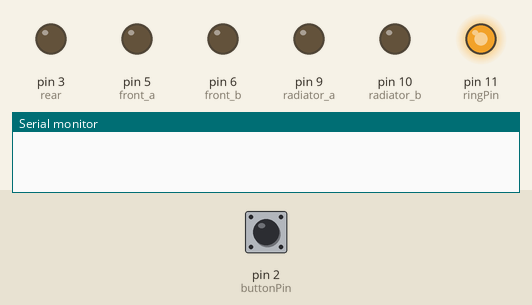
The sketch below on a simulated Arduino Uno, built with avr-gcc and run on an emulated ATmega328P. On the bench: output pins drawn as LEDs (lit = HIGH), the last lines printed to the serial monitor. The test bench sets the inputs (shaded band); at power-on: pin 2 (buttonPin) LOW.

Above: at 1.2 s.
1.3 s: pin 2 (buttonPin) pulled HIGH for 0.15 s
At 2.3 s:
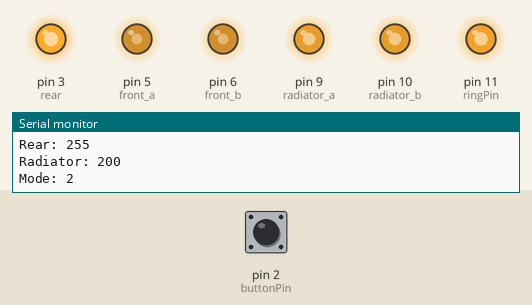
3.1 s: pin 2 (buttonPin) pulled HIGH for 1 s
At 5.0 s:
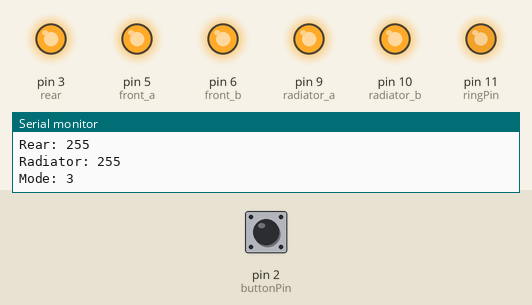
6.1 s: pin 2 (buttonPin) pulled HIGH for 0.15 s
At 7.0 s:
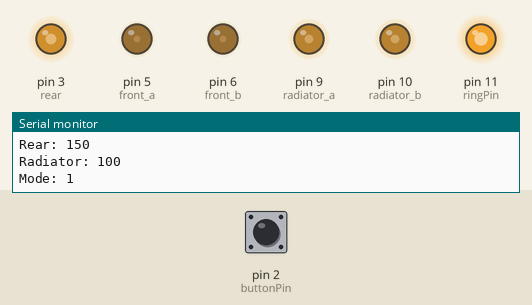
7.7 s: pin 2 (buttonPin) pulled HIGH for 3.2 s
At 8.4 s:
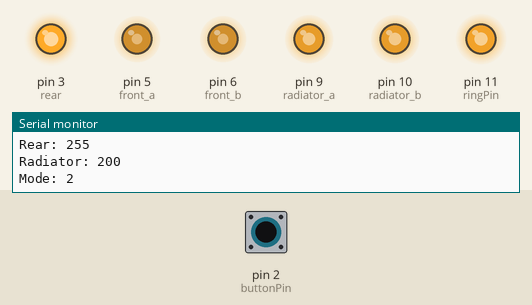
12.4 s: pin 2 (buttonPin) pulled HIGH for 0.15 s
At 13.3 s:
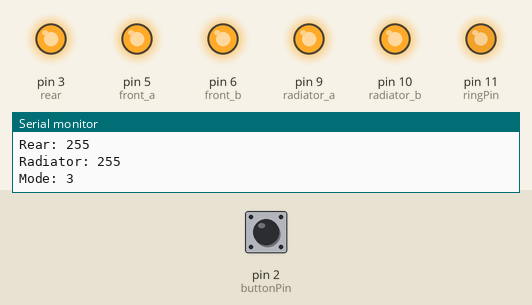
Timing chart, 0 to 15.4 s (numbered marks = the images above; inputs shaded):
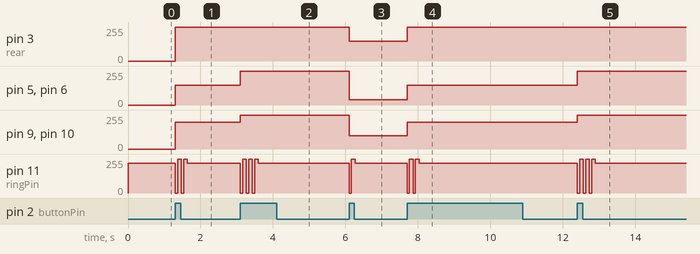

Measured:
- after the input at 1.3 s, pin 3 (rear): 0/255 → 255/255 at once; pin 5 (front_a), pin 6 (front_b): 0/255 → 150/255 at once; pin 9 (radiator_a), pin 10 (radiator_b): 0/255 → 200/255 at once
- after the input at 3.1 s, pin 5 (front_a), pin 6 (front_b): 150/255 → 255/255 at once; pin 9 (radiator_a), pin 10 (radiator_b): 200/255 → 255/255 at once; pin 11 (ringPin): 225/255 → 0/255 at once, then repeats every 0.17 s: 255/255 0.10 s, 0/255 0.07 s, until it stays 225/255 from 3.6 s
- after the input at 6.1 s, pin 3 (rear): 255/255 → 150/255 at once; pin 5 (front_a), pin 6 (front_b): 255/255 → 40/255 at once; pin 9 (radiator_a), pin 10 (radiator_b): 255/255 → 100/255 at once; pin 11 (ringPin): 225/255 → 0/255 at once, → 255/255 0.07 s later, → 225/255 0.10 s later
- after the input at 7.7 s, pin 3 (rear): 150/255 → 255/255 at once; pin 5 (front_a), pin 6 (front_b): 40/255 → 150/255 at once; pin 9 (radiator_a), pin 10 (radiator_b): 100/255 → 200/255 at once
- after the input at 12.4 s, pin 5 (front_a), pin 6 (front_b): 150/255 → 255/255 at once; pin 9 (radiator_a), pin 10 (radiator_b): 200/255 → 255/255 at once; pin 11 (ringPin): 225/255 → 0/255 at once, then repeats every 0.17 s: 255/255 0.10 s, 0/255 0.07 s, until it stays 225/255 from 12.9 s

The sketch:

fc_sketch.ino
```cpp
// 4-pin PWM Fan Controller
//
// Author: Sky
//
// Created: 2015-1-1
//
// Updated: 2015-1-3
//
//////////////////////////////////////////////////////////////////

int fanMode = 0;

// Initial Fan Speeds
int frontSpeed = 0;
int rearSpeed = 0;
int radiatorSpeed = 0;

// Button Input Pin
int buttonPin = 2;

// Led Ring Pin (PWM)
int ringPin = 11;
// Default Brightness for LED Ring
int ringBrightness = 225;

// PWM Pins
int rear = 3;
int front_a = 5;
int front_b = 6;
int radiator_a = 9;
int radiator_b = 10;

// Speaker Pin
int speakerPin = A5;

void setup() {
	// led ring output
	pinMode(ringPin, OUTPUT);
	//turn led ring on
	analogWrite(ringPin, ringBrightness);

	//button input
	pinMode(buttonPin, INPUT);

	//pwm pins
	pinMode(rear, OUTPUT);   //rear 120mm
	pinMode(front_a, OUTPUT);   //front 140mm
	pinMode(front_b, OUTPUT);   //front 140mm
	pinMode(radiator_a, OUTPUT);   //radiator 140mm
	pinMode(radiator_b, OUTPUT);  //radiator 140mm

	Serial.begin(9600);
}

void loop() {
	if ( digitalRead(buttonPin) == HIGH ) {

		// Increment the fan mode
		if ( fanMode < 2 ) {
			fanMode++;
		} else {
			fanMode = 0;
		}

		// Set the speed depending on the mode
		switch ( fanMode ) {
			case 0:
				// Silent
				frontSpeed = 40;
				rearSpeed = 150;
				radiatorSpeed = 100;
				break;
			case 1:
				// Optimal
				frontSpeed = 150;
				rearSpeed = 255;
				radiatorSpeed = 200;
				break;
			case 2:
				// Max
				frontSpeed = 255;
				rearSpeed = 255;
				radiatorSpeed = 255;
				break;
			default:
				// Default
				frontSpeed = 0;
				rearSpeed = 0;
				radiatorSpeed = 0;
		}

		// Serial output for debugging
		Serial.print("Front: "); Serial.println(frontSpeed);
		Serial.print("Rear: "); Serial.println(rearSpeed);
		Serial.print("Radiator: "); Serial.println(radiatorSpeed);
		Serial.print("Mode: "); Serial.println(fanMode+1);
		Serial.println();

		// Write the changes to the PWM pins
		analogWrite(front_a, frontSpeed);
		analogWrite(front_b, frontSpeed);
		analogWrite(rear, rearSpeed);
		analogWrite(radiator_a, radiatorSpeed);
		analogWrite(radiator_b, radiatorSpeed);

		// Blink led ring for visual output (also beeps)
		for ( int i = 0; i <= fanMode; i++ ) {
			analogWrite(ringPin, 0);
			for ( int ii = 0; ii < 60; ii++ ) {
				digitalWrite(speakerPin, HIGH);
				delayMicroseconds(400);
				digitalWrite(speakerPin, LOW);
				delayMicroseconds(400);
			}
			delay(18);
			analogWrite(ringPin, 255);
			delay(100);
		}

		// turn led ring back to original state so it's not too bright
		analogWrite(ringPin, ringBrightness);

		// Catch until button released for software debounce
		while ( digitalRead(buttonPin) == HIGH ) {}
		delay(20);
	}
}
```
